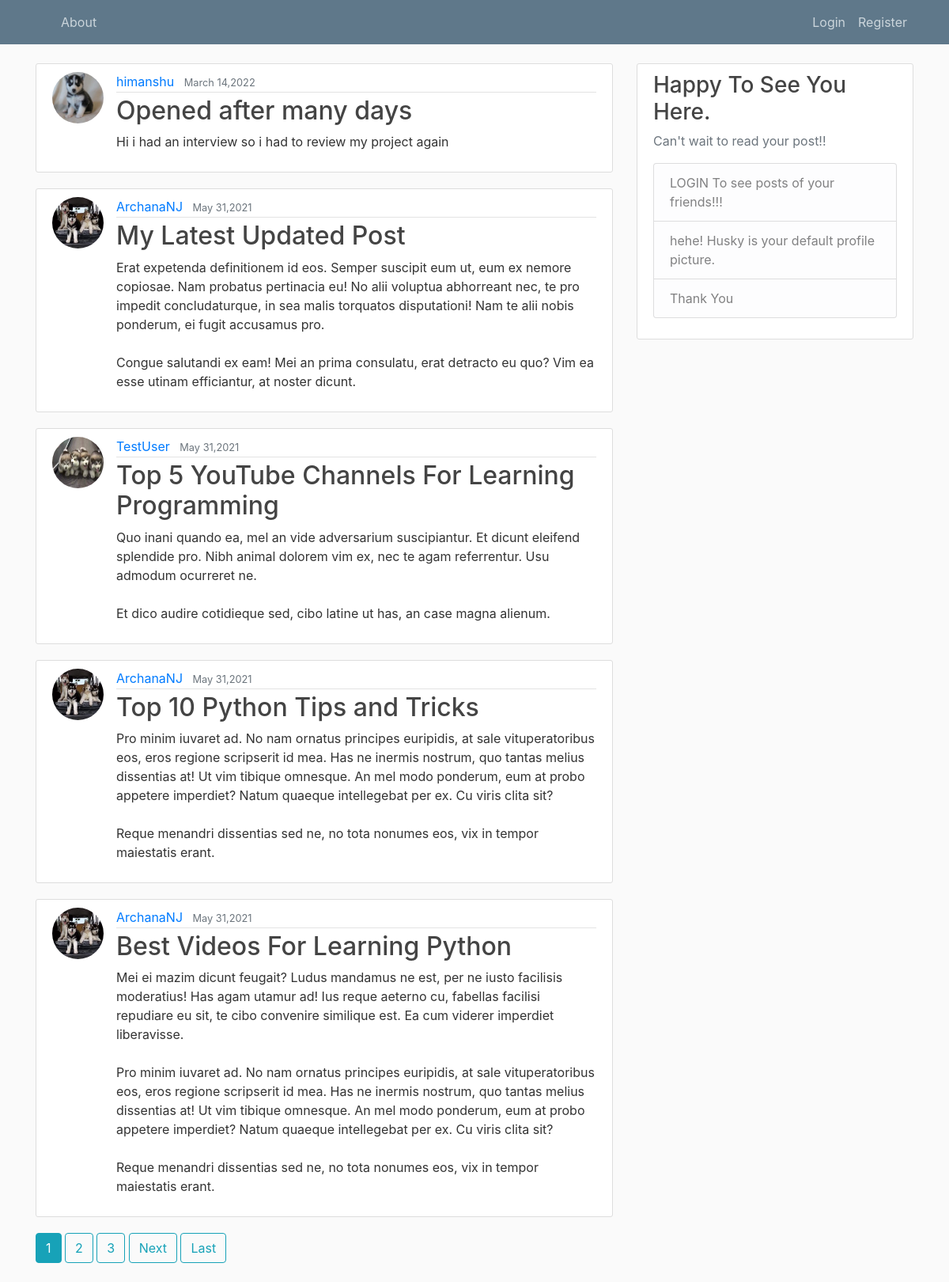
/home/, run on the app's committed database.
### blog/models.py (models this page shows, shortened)
class Post(models.Model):
	title = models.CharField(max_length=100)
	content = models.TextField()
	date_posted = models.DateTimeField(default=timezone.now)
	author = models.ForeignKey(User, on_delete=models.CASCADE)

### users/models.py (models this page shows, shortened)
class Profile(models.Model):
	user = models.OneToOneField(User, on_delete=models.CASCADE)
	image = models.ImageField(default='default.jpg', upload_to='profile_pics')

### blog/views.py (the view)
# urls.py: path('home/', PostListView.as_view(), name='blog-home'),
class PostListView(ListView):
	model = Post
	template_name = 'blog/home.html' #defa path is <app>/<model>_<viewtype>.html
	context_object_name = 'posts'
	ordering = ['-date_posted'] #oldest to newest by default (- for reverse)
	paginate_by = 5

### blog/templates/blog/home.html (shortened to what this page needs)
{% extends "blog/base.html" %}
{% block content %}
	{% for post in posts %}
	<article class="media content-section">
	<img class="rounded-circle article-img" src="{{ post.author.profile.image.url }}">
	  <div class="media-body">
	    <div class="article-metadata">
	      <a class="mr-2" href="{% url 'user-posts' post.author.username %}">{{ post.author }}</a>
	      <small class="text-muted">{{ post.date_posted|date:"N d,Y"}}</small>
	    </div>
	    <h2><a class="article-title" href="{% url 'post-detail' post.id %}">{{ post.title }}</a></h2>
	    <p class="article-content">{{ post.content }}</p>
	  </div>
	</article>
{% endfor %}
{% if is_paginated %}
	{% for num in page_obj.paginator.page_range %}
		{% if page_obj.number == num %}
			<a class="btn btn-info mb-4" href="?page={{ num }}">{{ num }}</a>
		{% elif num > page_obj.number|add:'-3' and num < page_obj.number|add:'3' %}
			<a class="btn btn-outline-info mb-4" href="?page={{ num }}">{{ num }}</a>
		{% endif %}
	{% endfor %}
	{% if page_obj.has_next %}
		<a class="btn btn-outline-info mb-4" href="?page={{ page_obj.next_page_number }}">Next</a>
		<a class="btn btn-outline-info mb-4" href="?page={{ page_obj.paginator.num_pages }}">Last</a>
	{% endif %}
{% endif %}
{% endblock content %}

### blog/templates/blog/base.html (shortened to what this page needs)
{% load static %}
<!DOCTYPE html>
<html>
<head>
    <link rel="stylesheet" href="https://maxcdn.bootstrapcdn.com/bootstrap/4.0.0/css/bootstrap.min.css">
    <link rel="stylesheet" type="text/css" href="{% static 'blog/main.css' %}">
</head>
<body>
<header class="site-header">
  <nav class="navbar navbar-expand-md navbar-dark bg-steel fixed-top">
    <div class="container">
      <div class="collapse navbar-collapse" id="navbarToggle">
        <div class="navbar-nav mr-auto">
          <a class="nav-item nav-link" href="{% url 'blog-about' %}">About</a>
        </div>
        <div class="navbar-nav">
          {% if user.is_authenticated %}
            <a class="nav-item nav-link" href="{% url 'post-create' %}">New Post</a>
            <a class="nav-item nav-link" href="{% url 'profile' %}">Profile</a>
            <a class="nav-item nav-link" href="{% url 'logout' %}">Logout</a>
          {% else %}
            <a class="nav-item nav-link" href="{% url 'login' %}">Login</a>
            <a class="nav-item nav-link" href="{% url 'register' %}">Register</a>
          {% endif %}
        </div>
      </div>
    </div>
  </nav>
</header>
<main role="main" class="container">
  <div class="row">
    <div class="col-md-8">
      {% block content %}{% endblock %}
    </div>
    <div class="col-md-4">
      <div class="content-section">
        <h3>Happy To See You Here.</h3>
        <p class='text-muted' class="tiny">Can't wait to read your post!!
          <ul class="list-group">
            <li class="list-group-item list-group-item-light">LOGIN To see posts of your friends!!!</li>
            <li class="list-group-item list-group-item-light">hehe! Husky is your default profile picture.</li>
            <li class="list-group-item list-group-item-light">Thank You</li>
          </ul>
        </p>
      </div>
    </div>
  </div>
</main>
</body>
</html>

### blog/static/blog/main.css (style rules this page uses)
body { background: #fafafa; color: #333333; margin-top: 5rem; }
h1, h2, h3, h4, h5, h6 { color: #444444; }
ul { margin: 0; }
.bg-steel { background-color: #5f788a; }
.site-header .navbar-nav .nav-link { color: #cbd5db; }
.content-section { background: #ffffff; padding: 10px 20px; border: 1px solid #dddddd; border-radius: 3px; margin-bottom: 20px; }
.article-title { color: #444444; }
.article-content { white-space: pre-line; }
.article-img { height: 65px; width: 65px; margin-right: 16px; }
.article-metadata { padding-bottom: 1px; margin-bottom: 4px; border-bottom: 1px solid #e3e3e3 }

### data on the page
Post: author.profile.image (placeholder picture), author "himanshu", date_posted "March 14,2022", title "Opened after many days", content "Hi i had an interview so i had to review my project again"
Post: author.profile.image (picture), author "ArchanaNJ", date_posted "May 31,2021", title "My Latest Updated Post", content "Erat expetenda definitionem id eos. Semper suscipit eum ut, eum ex nemore copiosae. Nam probatus pertinacia eu! No alii voluptua abhorreant nec, te pro impedit concludaturque, in sea malis torquatos disputationi! Nam te alii nobis ponderum, ei fugit accusamus pro. Congue salutandi ex eam! Mei an prima consulatu, erat detracto eu quo? Vim ea esse utinam efficiantur, at noster dicunt."
Post: author.profile.image (picture), author "TestUser", date_posted "May 31,2021", title "Top 5 YouTube Channels For Learning Programming", content "Quo inani quando ea, mel an vide adversarium suscipiantur. Et dicunt eleifend splendide pro. Nibh animal dolorem vim ex, nec te agam referrentur. Usu admodum ocurreret ne. Et dico audire cotidieque sed, cibo latine ut has, an case magna alienum."
Post: author.profile.image (picture), author "ArchanaNJ", date_posted "May 31,2021", title "Top 10 Python Tips and Tricks", content "Pro minim iuvaret ad. No nam ornatus principes euripidis, at sale vituperatoribus eos, eros regione scripserit id mea. Has ne inermis nostrum, quo tantas melius dissentias at! Ut vim tibique omnesque. An mel modo ponderum, eum at probo appetere imperdiet? Natum quaeque intellegebat per ex. Cu viris clita sit? Reque menandri dissentias sed ne, no tota nonumes eos, vix in tempor maiestatis erant."
Post: author.profile.image (picture), author "ArchanaNJ", date_posted "May 31,2021", title "Best Videos For Learning Python", content "Mei ei mazim dicunt feugait? Ludus mandamus ne est, per ne iusto facilisis moderatius! Has agam utamur ad! Ius reque aeterno cu, fabellas facilisi repudiare eu sit, te cibo convenire similique est. Ea cum viderer imperdiet liberavisse. Pro minim iuvaret ad. No nam ornatus principes euripidis, at sale vituperatoribus eos, eros regione scripserit id mea. Has ne inermis nostrum, quo tantas melius dissentias at! Ut vim tibique omnesque. An mel modo ponderum, eum at probo appetere imperdiet? Natum quaeque intellegebat per ex. Cu viris clita sit? Reque menandri dissentias sed ne, no tota nonumes eos, vix in tempor maiestatis erant."

### other printed values
{{ num }} "1"
{{ num }} "2" "3"
